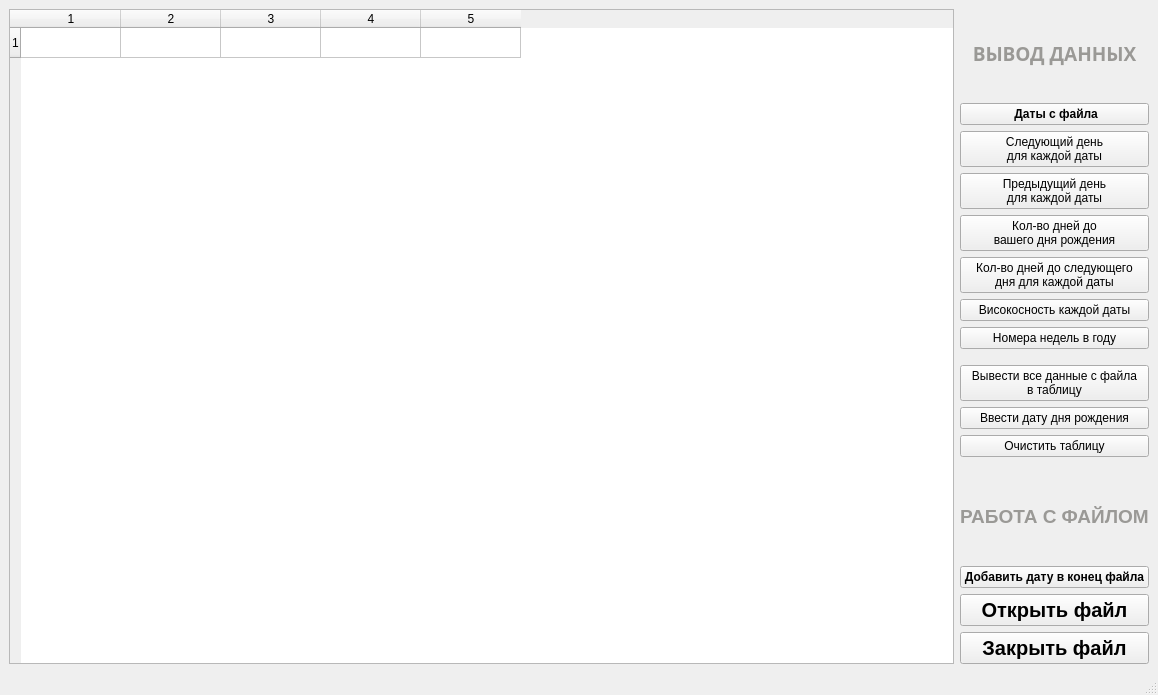
<?xml version="1.0" encoding="UTF-8"?>
<ui version="4.0">
 <class>MainWindow</class>
 <widget class="QMainWindow" name="MainWindow">
  <property name="geometry">
   <rect>
    <x>0</x>
    <y>0</y>
    <width>1158</width>
    <height>695</height>
   </rect>
  </property>
  <property name="windowTitle">
   <string>LabWork2_Task1</string>
  </property>
  <widget class="QWidget" name="centralwidget">
   <layout class="QGridLayout" name="gridLayout_2">
    <item row="0" column="0">
     <layout class="QGridLayout" name="gridLayout">
      <item row="0" column="0">
       <widget class="QTableWidget" name="tableWidget">
        <property name="palette">
         <palette>
          <active>
           <colorrole role="WindowText">
            <brush brushstyle="SolidPattern">
             <color alpha="255">
              <red>119</red>
              <green>118</green>
              <blue>123</blue>
             </color>
            </brush>
           </colorrole>
           <colorrole role="Text">
            <brush brushstyle="SolidPattern">
             <color alpha="255">
              <red>0</red>
              <green>0</green>
              <blue>0</blue>
             </color>
            </brush>
           </colorrole>
          </active>
          <inactive>
           <colorrole role="WindowText">
            <brush brushstyle="SolidPattern">
             <color alpha="255">
              <red>119</red>
              <green>118</green>
              <blue>123</blue>
             </color>
            </brush>
           </colorrole>
           <colorrole role="Text">
            <brush brushstyle="SolidPattern">
             <color alpha="255">
              <red>0</red>
              <green>0</green>
              <blue>0</blue>
             </color>
            </brush>
           </colorrole>
          </inactive>
          <disabled/>
         </palette>
        </property>
        <property name="showGrid">
         <bool>true</bool>
        </property>
        <property name="gridStyle">
         <enum>Qt::SolidLine</enum>
        </property>
        <property name="wordWrap">
         <bool>true</bool>
        </property>
        <property name="cornerButtonEnabled">
         <bool>true</bool>
        </property>
        <property name="rowCount">
         <number>1</number>
        </property>
        <property name="columnCount">
         <number>5</number>
        </property>
        <row/>
        <column/>
        <column/>
        <column/>
        <column/>
        <column/>
       </widget>
      </item>
      <item row="0" column="1" colspan="2">
       <layout class="QVBoxLayout" name="verticalLayout">
        <item>
         <widget class="QLabel" name="label">
          <property name="sizePolicy">
           <sizepolicy hsizetype="Preferred" vsizetype="Preferred">
            <horstretch>0</horstretch>
            <verstretch>0</verstretch>
           </sizepolicy>
          </property>
          <property name="palette">
           <palette>
            <active>
             <colorrole role="WindowText">
              <brush brushstyle="SolidPattern">
               <color alpha="255">
                <red>154</red>
                <green>153</green>
                <blue>150</blue>
               </color>
              </brush>
             </colorrole>
             <colorrole role="Text">
              <brush brushstyle="SolidPattern">
               <color alpha="255">
                <red>36</red>
                <green>31</green>
                <blue>49</blue>
               </color>
              </brush>
             </colorrole>
            </active>
            <inactive>
             <colorrole role="WindowText">
              <brush brushstyle="SolidPattern">
               <color alpha="255">
                <red>154</red>
                <green>153</green>
                <blue>150</blue>
               </color>
              </brush>
             </colorrole>
             <colorrole role="Text">
              <brush brushstyle="SolidPattern">
               <color alpha="255">
                <red>36</red>
                <green>31</green>
                <blue>49</blue>
               </color>
              </brush>
             </colorrole>
            </inactive>
            <disabled/>
           </palette>
          </property>
          <property name="font">
           <font>
            <family>Sans Serif</family>
            <pointsize>14</pointsize>
            <bold>true</bold>
            <underline>false</underline>
           </font>
          </property>
          <property name="autoFillBackground">
           <bool>false</bool>
          </property>
          <property name="styleSheet">
           <string notr="true"/>
          </property>
          <property name="frameShape">
           <enum>QFrame::NoFrame</enum>
          </property>
          <property name="lineWidth">
           <number>2</number>
          </property>
          <property name="midLineWidth">
           <number>0</number>
          </property>
          <property name="text">
           <string>ВЫВОД ДАННЫХ</string>
          </property>
          <property name="alignment">
           <set>Qt::AlignCenter</set>
          </property>
         </widget>
        </item>
        <item>
         <widget class="QPushButton" name="outputDatesButton">
          <property name="font">
           <font>
            <bold>true</bold>
           </font>
          </property>
          <property name="text">
           <string> Даты с файла</string>
          </property>
         </widget>
        </item>
        <item>
         <widget class="QPushButton" name="outputNextDayButton">
          <property name="text">
           <string>Следующий день
для каждой даты</string>
          </property>
         </widget>
        </item>
        <item>
         <widget class="QPushButton" name="outputPreviousDayButton">
          <property name="text">
           <string>Предыдущий день
для каждой даты</string>
          </property>
         </widget>
        </item>
        <item>
         <widget class="QPushButton" name="outputDaysTillBDButton">
          <property name="text">
           <string>Кол-во дней до
вашего дня рождения</string>
          </property>
         </widget>
        </item>
        <item>
         <widget class="QPushButton" name="outputDurationToNextButton">
          <property name="text">
           <string>Кол-во дней до следующего
дня для каждой даты</string>
          </property>
         </widget>
        </item>
        <item>
         <widget class="QPushButton" name="outputLeapDatesButton">
          <property name="text">
           <string>Високосность каждой даты</string>
          </property>
         </widget>
        </item>
        <item>
         <widget class="QPushButton" name="outputWeekNumbersButton">
          <property name="text">
           <string>Номера недель в году</string>
          </property>
         </widget>
        </item>
        <item>
         <spacer name="verticalSpacer">
          <property name="orientation">
           <enum>Qt::Vertical</enum>
          </property>
          <property name="sizeType">
           <enum>QSizePolicy::Fixed</enum>
          </property>
          <property name="sizeHint" stdset="0">
           <size>
            <width>20</width>
            <height>10</height>
           </size>
          </property>
         </spacer>
        </item>
        <item>
         <widget class="QPushButton" name="outputFullFilebutton">
          <property name="font">
           <font>
            <bold>false</bold>
            <underline>false</underline>
           </font>
          </property>
          <property name="text">
           <string>Вывести все данные с файла
в таблицу</string>
          </property>
         </widget>
        </item>
        <item>
         <widget class="QPushButton" name="inputBDdutton">
          <property name="font">
           <font>
            <bold>false</bold>
           </font>
          </property>
          <property name="text">
           <string>Ввести дату дня рождения</string>
          </property>
         </widget>
        </item>
        <item>
         <widget class="QPushButton" name="clearTableButton">
          <property name="text">
           <string>Очистить таблицу</string>
          </property>
         </widget>
        </item>
        <item>
         <spacer name="verticalSpacer_2">
          <property name="orientation">
           <enum>Qt::Vertical</enum>
          </property>
          <property name="sizeType">
           <enum>QSizePolicy::Fixed</enum>
          </property>
          <property name="sizeHint" stdset="0">
           <size>
            <width>20</width>
            <height>9</height>
           </size>
          </property>
         </spacer>
        </item>
        <item>
         <widget class="QLabel" name="label_2">
          <property name="palette">
           <palette>
            <active>
             <colorrole role="WindowText">
              <brush brushstyle="SolidPattern">
               <color alpha="255">
                <red>154</red>
                <green>153</green>
                <blue>150</blue>
               </color>
              </brush>
             </colorrole>
             <colorrole role="Text">
              <brush brushstyle="SolidPattern">
               <color alpha="255">
                <red>36</red>
                <green>31</green>
                <blue>49</blue>
               </color>
              </brush>
             </colorrole>
            </active>
            <inactive>
             <colorrole role="WindowText">
              <brush brushstyle="SolidPattern">
               <color alpha="255">
                <red>154</red>
                <green>153</green>
                <blue>150</blue>
               </color>
              </brush>
             </colorrole>
             <colorrole role="Text">
              <brush brushstyle="SolidPattern">
               <color alpha="255">
                <red>36</red>
                <green>31</green>
                <blue>49</blue>
               </color>
              </brush>
             </colorrole>
            </inactive>
            <disabled/>
           </palette>
          </property>
          <property name="font">
           <font>
            <pointsize>14</pointsize>
            <italic>false</italic>
            <bold>true</bold>
            <underline>false</underline>
           </font>
          </property>
          <property name="autoFillBackground">
           <bool>false</bool>
          </property>
          <property name="styleSheet">
           <string notr="true"/>
          </property>
          <property name="frameShape">
           <enum>QFrame::NoFrame</enum>
          </property>
          <property name="frameShadow">
           <enum>QFrame::Plain</enum>
          </property>
          <property name="lineWidth">
           <number>2</number>
          </property>
          <property name="text">
           <string>РАБОТА С ФАЙЛОМ</string>
          </property>
          <property name="alignment">
           <set>Qt::AlignCenter</set>
          </property>
         </widget>
        </item>
        <item>
         <widget class="QPushButton" name="addNewDateButton">
          <property name="font">
           <font>
            <bold>true</bold>
           </font>
          </property>
          <property name="text">
           <string>Добавить дату в конец файла</string>
          </property>
         </widget>
        </item>
        <item>
         <widget class="QPushButton" name="openFilebutton">
          <property name="font">
           <font>
            <pointsize>15</pointsize>
            <bold>true</bold>
           </font>
          </property>
          <property name="text">
           <string>Открыть файл</string>
          </property>
         </widget>
        </item>
        <item>
         <widget class="QPushButton" name="closeFileButton">
          <property name="font">
           <font>
            <pointsize>15</pointsize>
            <bold>true</bold>
           </font>
          </property>
          <property name="text">
           <string>Закрыть файл</string>
          </property>
         </widget>
        </item>
       </layout>
      </item>
     </layout>
    </item>
   </layout>
  </widget>
  <widget class="QMenuBar" name="menubar">
   <property name="geometry">
    <rect>
     <x>0</x>
     <y>0</y>
     <width>1158</width>
     <height>22</height>
    </rect>
   </property>
  </widget>
  <widget class="QStatusBar" name="statusbar"/>
 </widget>
 <resources/>
 <connections/>
</ui>
